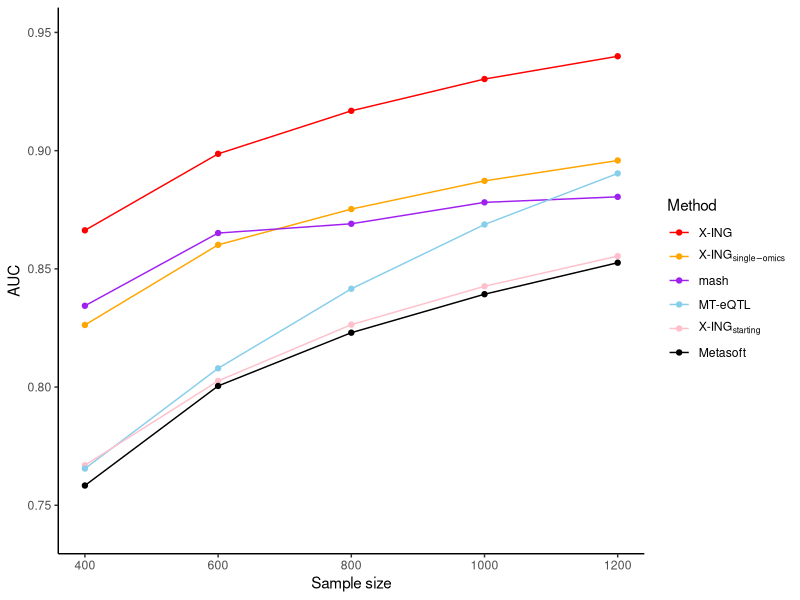
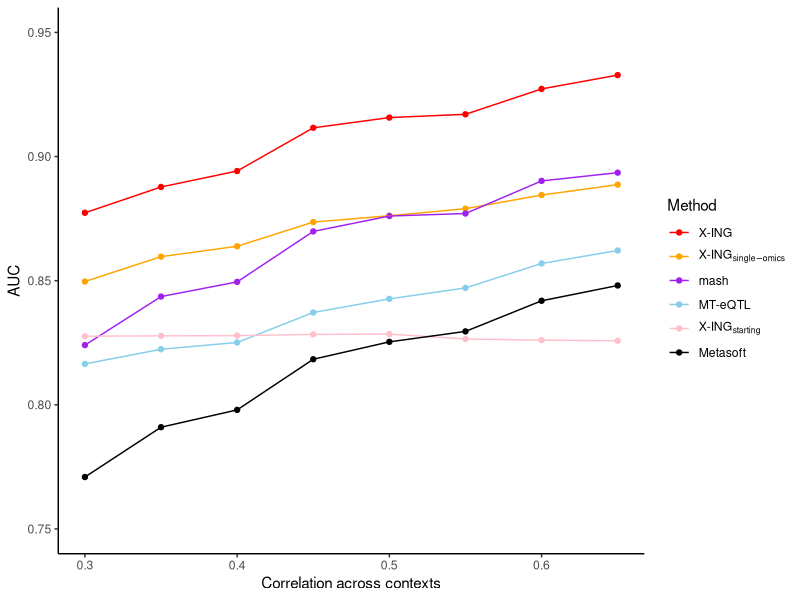
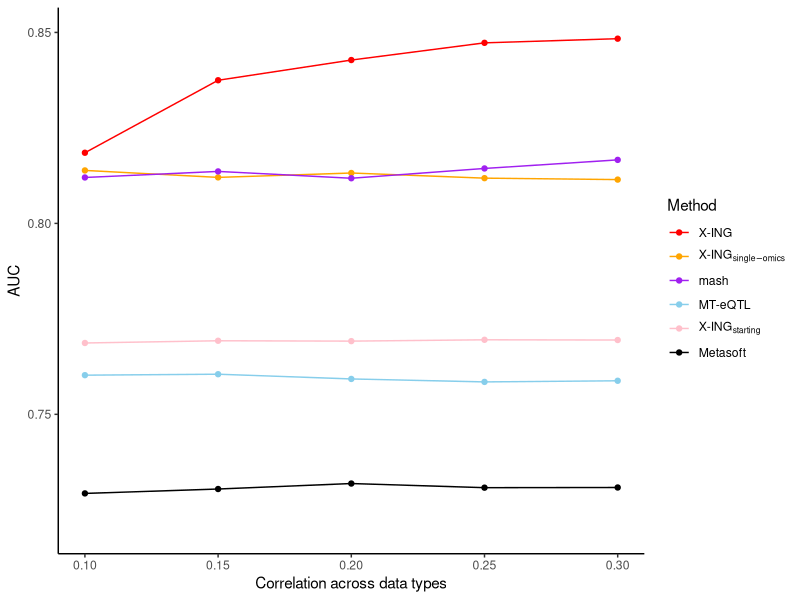
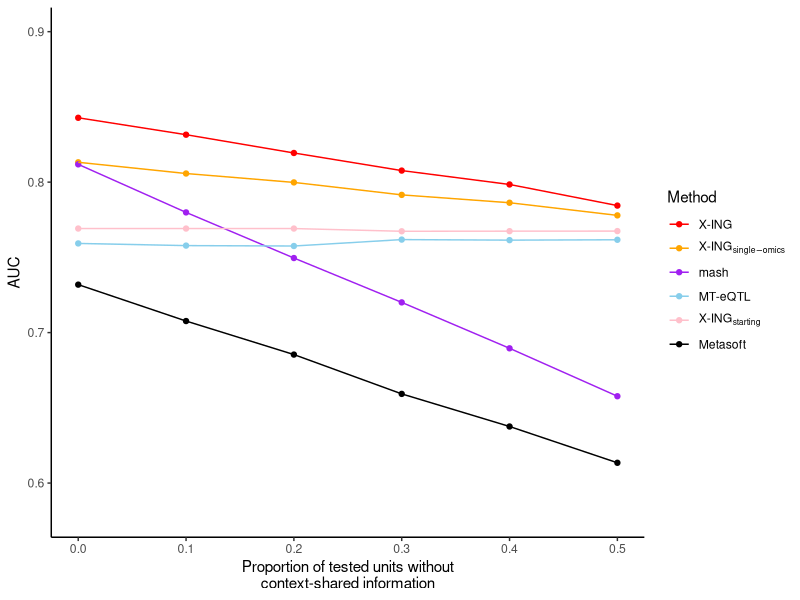

Reproduce these figures in R, in order.
#==================================================================#
#==================== codes to reproduce figures ==================#
#==================================================================#
library(tidyverse)
library(ggplot2)
library(data.table)
# Figure 2a. varied sample size
df <- fread("ResultFigure2a.txt")
df %>% 
  pivot_longer(ALG1:hteqtl) %>% 
  mutate(name = factor(name, levels=c("ALG4","ALG2","mash","hteqtl","ALG1","metasoft"))) %>% 
  ggplot(aes(x = n1, y = value, col = name))+
  geom_point()+
  geom_line()+
  theme_classic()+
  labs(x = "Sample size",y = "AUC")+
  scale_color_manual(values=c("red","orange","purple","skyblue","pink","black"),
                     labels = c(expression('X-ING'),expression('X-ING'[single-omics]),
                                'mash','MT-eQTL',expression('X-ING'[starting]),'Metasoft'),
                     name="Method")+ 
  theme(legend.text.align = 0)+
  scale_y_continuous(limits = c(0.74,0.95))

# Figure 2b. cross-context correlation
df <- fread("ResultFigure2b.txt")
df %>% 
  pivot_longer(ALG1:hteqtl) %>% 
  mutate(name = factor(name, levels=c("ALG4","ALG2","mash","hteqtl","ALG1","metasoft"))) %>% 
  ggplot(aes(x = r12, y = value, col = name))+
  geom_point()+
  geom_line()+
  theme_classic()+
  labs(x = "Correlation across contexts",y = "AUC")+
  scale_color_manual(values=c("red","orange","purple","skyblue","pink","black"),
                     labels = c(expression('X-ING'),expression('X-ING'[single-omics]),
                                'mash','MT-eQTL',expression('X-ING'[starting]),'Metasoft'),
                     name="Method")+
  theme(legend.text.align = 0)+
  scale_y_continuous(limits = c(0.75,0.95))

# Figure 2c. cross-data correlation
df <- fread("ResultFigure2c.txt")
df %>%
  pivot_longer(ALG1:hteqtl) %>% 
  mutate(name = factor(name, levels=c("ALG4","ALG2","mash","hteqtl","ALG1","metasoft"))) %>% 
  ggplot(aes(x = r21, y = value, col = name))+
  geom_point()+
  geom_line()+
  theme_classic()+
  labs(x = "Correlation across data types",y = "AUC")+
  scale_color_manual(values=c("red","orange","purple","skyblue","pink","black"),
                     labels = c(expression('X-ING'),expression('X-ING'[single-omics]),
                                'mash','MT-eQTL',expression('X-ING'[starting]),'Metasoft'),
                     name="Method")+
  theme(legend.text.align = 0)+
  scale_y_continuous(limits = c(0.72,0.85))

# Figure 2d. proportion of uncorrelated trios
df <- fread("ResultFigure2d.txt")
df %>% 
  pivot_longer(ALG1:hteqtl) %>% 
  mutate(name = factor(name, levels=c("ALG4","ALG2","mash","hteqtl","ALG1","metasoft"))) %>% 
  ggplot(aes(x = prop_uncorrelated, y = value, col = name))+
  geom_point()+
  geom_line()+
  theme_classic()+
  labs(x = "Proportion of tested units without\ncontext-shared information",y = "AUC")+
  scale_color_manual(values=c("red","orange","purple","skyblue","pink","black"),
                     labels = c(expression('X-ING'),expression('X-ING'[single-omics]),
                                'mash','MT-eQTL',expression('X-ING'[starting]),'Metasoft'),
                     name="Method")+
  theme(legend.text.align = 0)+
  scale_y_continuous(limits = c(0.58,0.9))


#==================================================================#
#=============== data generation and simulations ==================#
#==================================================================#
# See Simulation - SuppFigure1-7.R